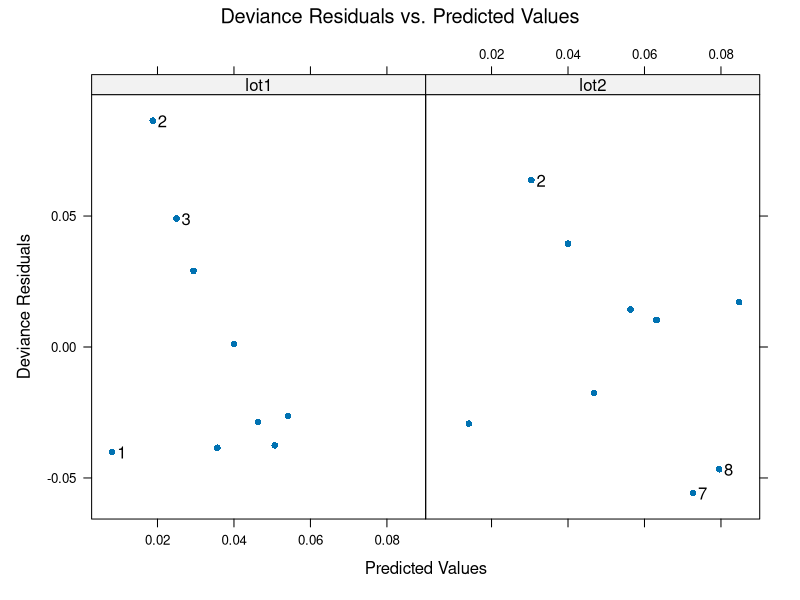
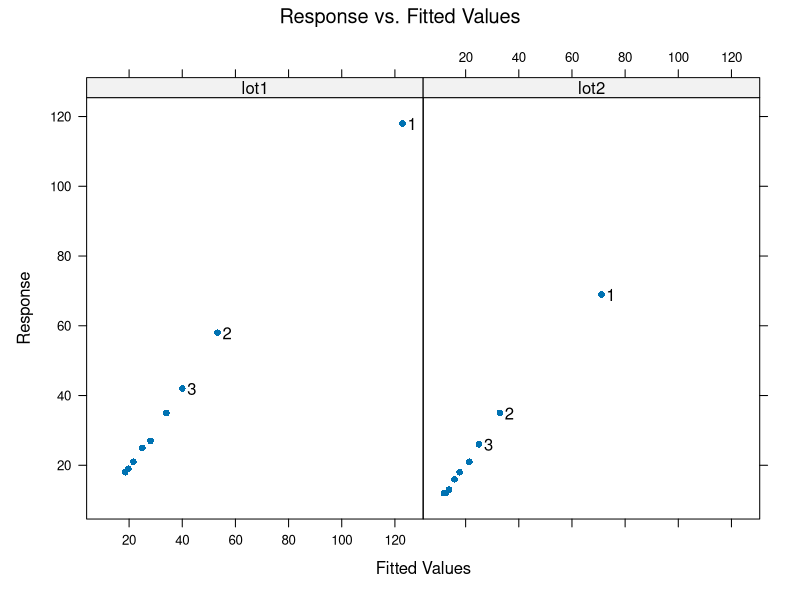
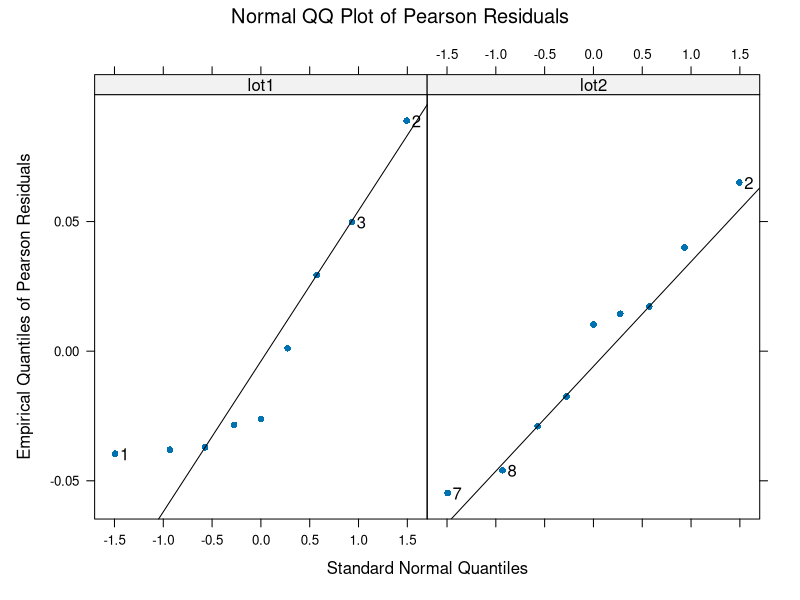
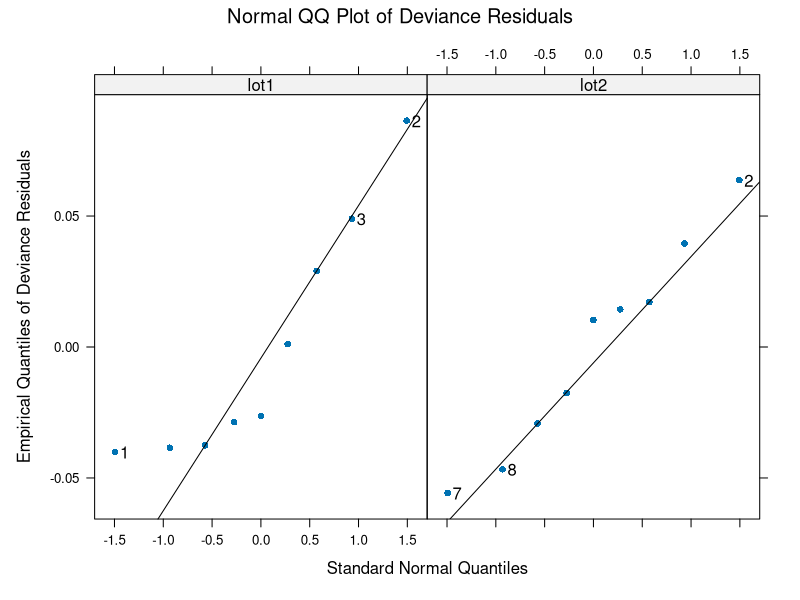
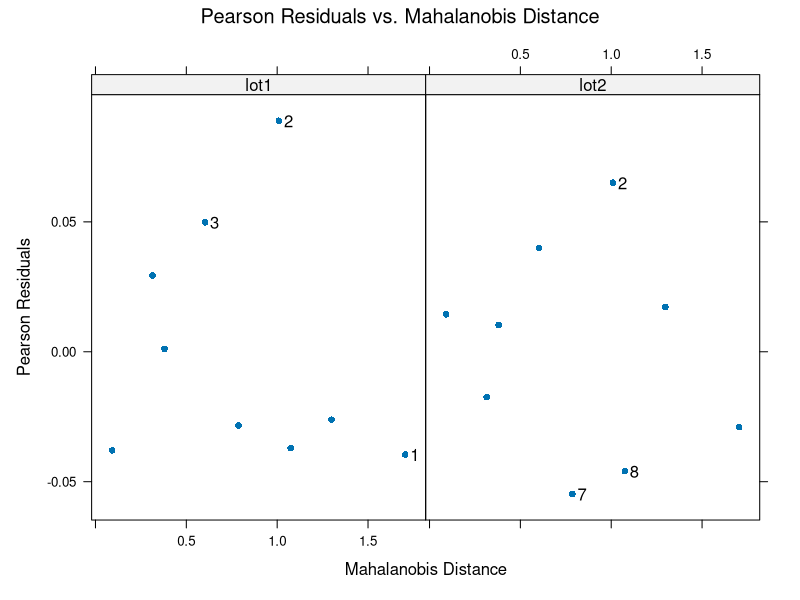
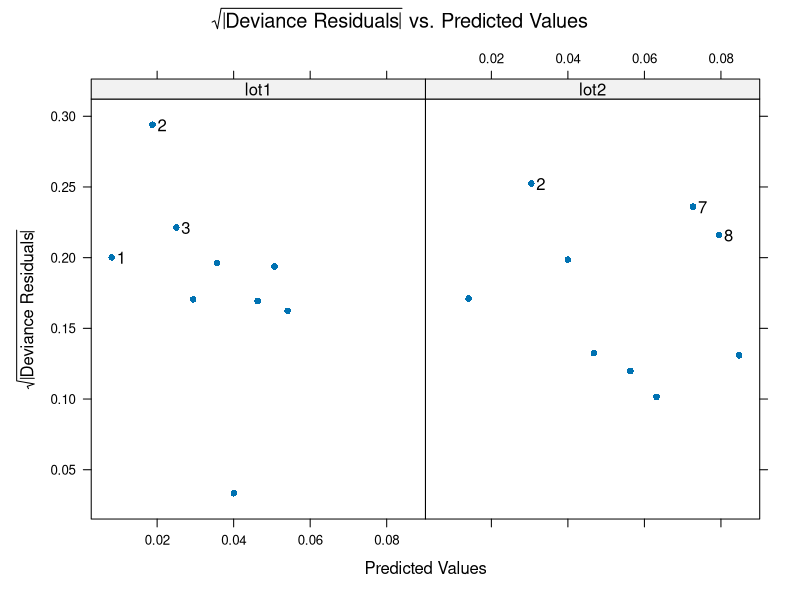

Write the R code that produced these figures, in order.
library(fit.models)


### Name: plot.glmfm
### Title: Comparison Diagnostic Plots for Generalized Linear Models
### Aliases: plot.glmfm
### Keywords: hplot methods

### ** Examples

# From ?glm:
# A Gamma example, from McCullagh & Nelder (1989, pp. 300-2)

clotting <- data.frame(
    u = c(5,10,15,20,30,40,60,80,100),
    lot1 = c(118,58,42,35,27,25,21,19,18),
    lot2 = c(69,35,26,21,18,16,13,12,12))

lot1 <- glm(lot1 ~ log(u), data = clotting, family = Gamma)
lot2 <- glm(lot2 ~ log(u), data = clotting, family = Gamma)

fm <- fit.models(lot1, lot2)
plot(fm)
